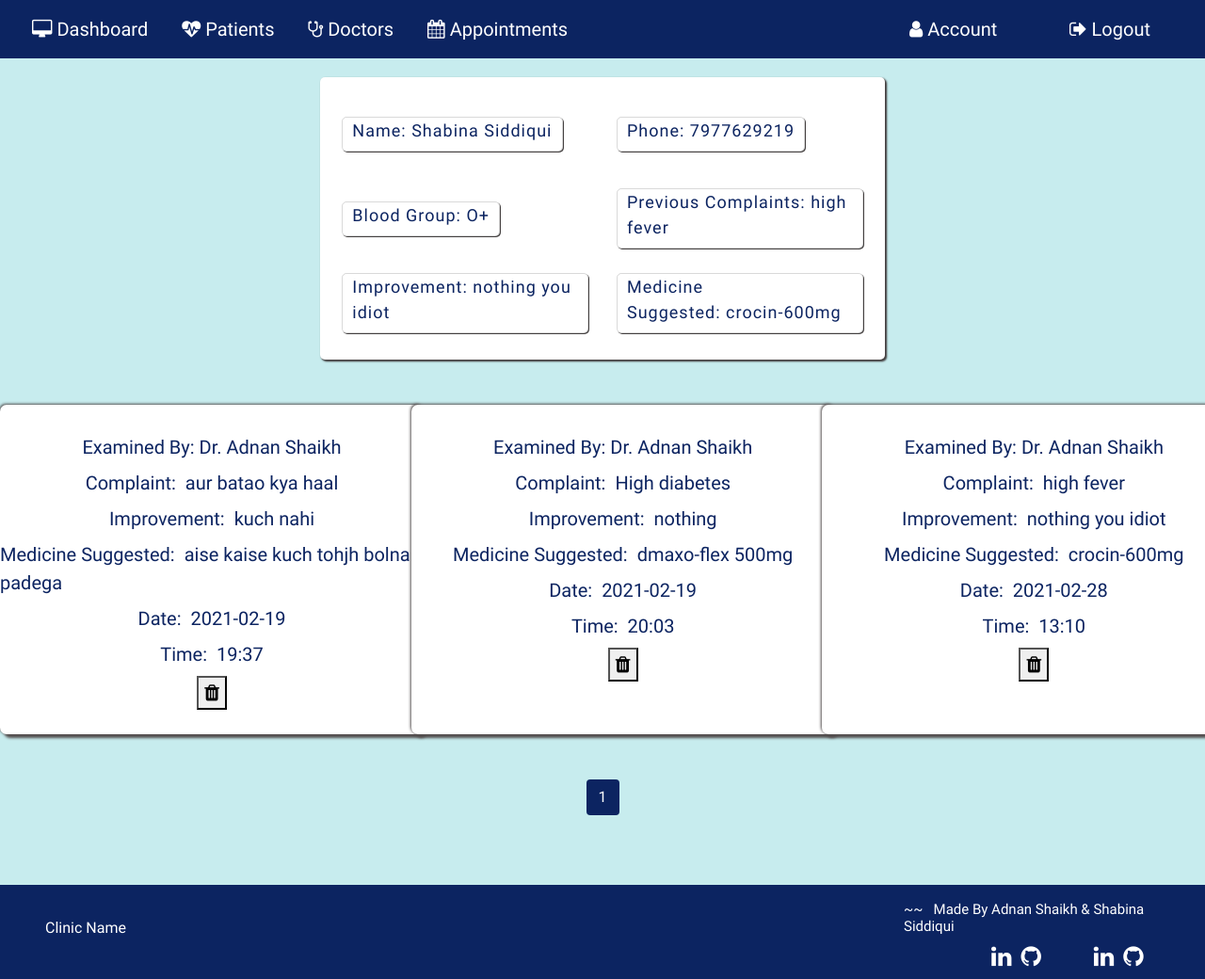
/viewapp/1 (signed in), run on an earlier commit of the app's database.
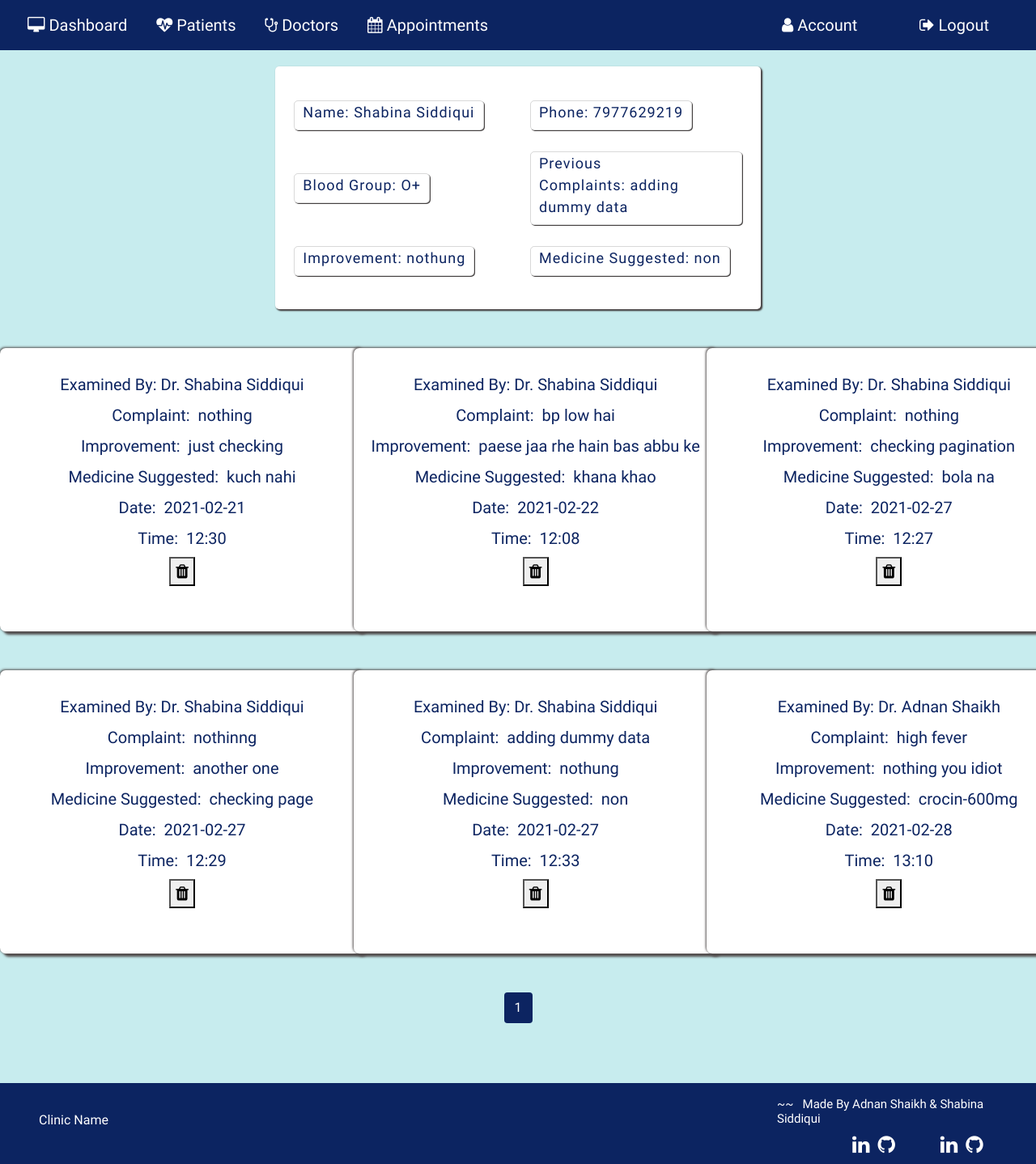
And on a later commit of the database.
### application/routes.py (models this page shows, shortened)
class Patient(db.Model):
  __tablename__ = 'Patient'
  id = db.Column(db.Integer, primary_key=True)
  pname = db.Column(db.String(20))
  age= db.Column(db.String(20))
  phone=db.Column(db.String(20))
  gender=db.Column(db.String(10))
  bgroup=db.Column(db.String(5))
  state=db.Column(db.String(15))
  address=db.Column(db.String(100))
  mstatus=db.Column(db.String(10))
  complaint=db.Column(db.String(5000))
  improvement=db.Column(db.String(5000))
  medicine_suggested=db.Column(db.String(5000))
  pat_image = db.Column(db.String(20), nullable=False, default='default.jpg')

class Appointments(db.Model):
  __tablename__ = 'Appointments'
  id = db.Column(db.Integer, primary_key=True)
  pname=db.Column(db.String(100))
  examinedby = db.Column(db.String(100))
  complaint = db.Column(db.String(5000))
  medicine_suggested = db.Column(db.String(5000))
  improvements = db.Column(db.String(5000))
  date= db.Column(db.String(50))
  time= db.Column(db.String(50))

### application/routes.py (the view)
@app.route('/viewapp/<id>',methods=['POST','GET'])
def viewapp(id):
  if 'username' in session:
    pat=Patient.query.filter_by(id=id).first()
    pname=pat.pname
    page= request.args.get('page', 1, type=int)
    appointment= Appointments.query.filter_by(pname=pname).order_by(Appointments.date).paginate(page=page, per_page=15)
    if request.method=='GET':
      return render_template('viewapp.html',appointment=appointment, pat=pat)
    return render_template('viewapp.html',appointment=appointment, pat=pat, app=app)

### application/templates/viewapp.html (shortened to what this page needs)
{% extends 'layout.html' %}{% include 'includes/nav.html' %} {% block content%}
<section id="viewapp">
  <div class="outer-container">
    <div class="container-view">
      <form action="" method="GET">
        <div class="row row-view">
          <div class="col-5 col-view">
            <div class="inner-col">
              <label for="">Name:&nbsp;{{ pat.pname }}</label>
            </div>
          </div>
          <div class="col-5 col-view">
            <div class="inner-col">
              <label for="">Phone:&nbsp;{{pat.phone}}</label>
            </div>
          </div>
        </div>
        <div class="row row-view">
          <div class="col-5 col-view">
            <div class="inner-col">
              <label for="">Blood Group:&nbsp;{{ pat.bgroup }}</label>
            </div>
          </div>
          <div class="col-5 col-view">
            <div class="inner-col">
              <label for="">Previous Complaints:&nbsp;{{pat.complaint}}</label>
            </div>
          </div>
        </div>
        <div class="row row-view">
          <div class="col-5 col-view">
            <div class="inner-col">
              <label for="">Improvement:&nbsp;{{ pat.improvement }}</label>
            </div>
          </div>
          <div class="col-5 col-view">
            <div class="inner-col">
              <label for=""
                >Medicine Suggested:&nbsp;{{pat.medicine_suggested}}</label
              >
            </div>
          </div>
        </div>
      </form>
    </div>
    <div class="app-view">
      <div class="row">
        {% for i in appointment.items %}
        <div class="mt-5 col-4">
          <div class="form-style app-card">
            <div>
              <label for="">Examined By:&nbsp;{{ i.examinedby }}</label>
            </div>
            <div>
              <label for="">Complaint: &nbsp;{{ i.complaint }}</label>
            </div>
            <div>
              <label for="">Improvement: &nbsp;{{ i.improvements }}</label>
            </div>
            <div>
              <label for=""
                >Medicine Suggested: &nbsp;{{ i.medicine_suggested }}</label
              >
            </div>
            <div>
              <label for="">Date: &nbsp;{{ i.date }}</label>
            </div>
            <div>
              <label for="">Time: &nbsp;{{ i.time }}</label>
            </div>
            <div>
              <button
                type="button"
                class="dbutton"
                onclick="window.location='/deleteapp/{{ i.id }}'"
              >
                <i class="fa fa-trash" aria-hidden="true"></i>
              </button>
            </div>
          </div>
        </div>
        {% endfor %}
      </div>
    </div>
    <div>
      {% for page_num in appointment.iter_pages(left_edge=1, right_edge=1,
      left_current=1, right_current=2) %} {% if page_num %} {% if
      appointment.page == page_num %}
      <a
        class="btn pagenum_current mb-4 mt-5"
        href="{{ url_for('viewapp',id=pat.id, page=page_num) }}"
        >{{ page_num }}</a
      >
      {% else %}
      <a
        class="btn pagenum mb-4 mt-5"
        href="{{ url_for('viewapp',id=pat.id, page=page_num) }}"
        >{{ page_num }}</a
      >
      {% endif %} {% else %} ... {% endif %} {% endfor %}
    </div>
  </div>
</section>
{% include "includes/footer.html" %} {% endblock content%}

### application/templates/layout.html (shortened to what this page needs)
<!DOCTYPE html>
<html lang="en">
  <head>
    <link
      rel="stylesheet"
      href="https://maxcdn.bootstrapcdn.com/bootstrap/4.0.0/css/bootstrap.min.css"
    />
    <link
      rel="stylesheet"
      href="https://cdnjs.cloudflare.com/ajax/libs/font-awesome/4.7.0/css/font-awesome.min.css"
    />
    <link
      rel="stylesheet"
      href="//code.jquery.com/ui/1.12.1/themes/base/jquery-ui.css"
    />
    <link
      rel="stylesheet"
      type="text/css"
      href="{{ url_for('static', filename = 'main.css') }}"
    />
    <link
      rel="stylesheet"
      type="text/css"
      href="{{ url_for('static', filename = 'nav.css') }}"
    />
    <link
      rel="stylesheet"
      type="text/css"
      href="{{ url_for('static', filename = 'newpatient.css') }}"
    />
    <link
      rel="stylesheet"
      type="text/css"
      href="{{ url_for('static', filename = 'patrcd.css') }}"
    />
    <link
      rel="stylesheet"
      type="text/css"
      href="{{ url_for('static', filename = 'account.css')}}"
    />
    <link
      rel="stylesheet"
      href="{{ url_for('static', filename = 'viewapp.css')}}"
    />
    <link
      rel="stylesheet"
      href="{{ url_for('static', filename = 'appointment.css')}}"
    />
    <link
      rel="stylesheet"
      href="{{ url_for('static', filename = 'adddoctor.css')}}"
    />
    <link
      rel="stylesheet"
      href="{{ url_for('static', filename = 'commonstyle.css')}}"
    />
    <link
      rel="stylesheet"
      href="{{ url_for('static', filename = 'alldoc.css')}}"
    />
    <link
      rel="stylesheet"
      href="{{ url_for('static', filename = 'allapp.css')}}"
    />
    <link
      rel="stylesheet"
      href="{{ url_for('static', filename = 'popup.css')}}"
    />
    <link
      rel="stylesheet"
      href="{{ url_for('static', filename = 'footer.css')}}"
    />
    <link
      rel="stylesheet"
      href="{{ url_for('static', filename = 'home.css')}}"
    />
  </head>
  <body>
    {% block nav %} {% endblock nav %}  {% block content %} {% endblock content %} {% block
    footer %} {% endblock footer %}
  </body>
</html>

### application/templates/includes/nav.html (shortened to what this page needs)
{% extends 'layout.html' %} {% block nav %}
<div class="row-nav">
  <div class="nav-left">
    <nav class="navbar navbar-expand">
      <ul class="navbar-nav" navbar>
        <li class="nav-item">
          <a href="{{ url_for('home') }}" class="nav-link"
            ><i class="fa fa-desktop" aria-hidden="true">&nbsp;</i>Dashboard</a
          >
        </li>
        <li class="nav-item dropdown">
          <a href="" class="nav-link dropbtn"
            ><i class="fa fa-heartbeat" aria-hidden="true">&nbsp;</i>Patients</a
          >
        </li>
        <li class="nav-item dropdown">
          <a href="" class="nav-link dropbtn"
            ><i class="fa fa-stethoscope" aria-hidden="true">&nbsp;</i
            >Doctors</a
          >
        </li>
        <li class="nav-item dropdown">
          <a href="" class="nav-link dropbtn"
            ><i class="fa fa-calendar" aria-hidden="true">&nbsp;</i
            >Appointments</a
          >
        </li>
      </ul>
    </nav>
  </div>
  <div class="nav-right">
    <div class="acc acc-account">
      <a href="{{ url_for('editaccount', id=1) }}" class="nav-link"
        ><i class="fa fa-user" aria-hidden="true">&nbsp;</i>Account</a
      >
    </div>
    <div class="acc acc-logout" id="logout-btn">
      <a href="#" class="nav-link openModal"
        ><i class="fa fa-sign-out" aria-hidden="true">&nbsp;</i>Logout</a
      >
    </div>
  </div>
</div>
{% endblock nav %}

### application/templates/includes/footer.html
{% extends 'layout.html' %}{% block footer %}
<section id="footer">
  <div class="inner-footer">
    <div class="ml-5 mt-2 clinic-name">
      <p>Clinic Name</p>
    </div>
    <div class="madeby">
      <h5 class="mr-5 mt-2">
        ~~ &nbsp; Made By Adnan Shaikh & Shabina Siddiqui
      </h5>
      <div class="social">
        <div class="adnan">
          <a
            href="https://www.linkedin.com/in/adnan-shaikh-0909/"
            target="”_blank”"
          >
            <i class="fa fa-linkedin linkedin" aria-hidden="true"></i>
          </a>
          <a href="https://github.com/adnanshaikh2000" target="”_blank”">
            <i class="fa fa-github github" aria-hidden="true"></i>
          </a>
        </div>
        <div class="shabina">
          <a
            href="https://www.linkedin.com/in/shabina-siddiqui/"
            target="”_blank”"
          >
            <i class="fa fa-linkedin linkedin" aria-hidden="true"></i>
          </a>
          <a href="https://github.com/shabinasiddiqui" target="”_blank”">
            <i class="fa fa-github github" aria-hidden="true"></i>
          </a>
        </div>
      </div>
    </div>
  </div>
</section>
{% endblock footer %}

### application/static/nav.css (style rules this page uses)
.nav-link { color: white; margin: 0 10px; font-size: 20px; border-radius: 7px; font-family: "Audiowide", cursive; }
.row-nav { display: flex; flex-direction: row; justify-content: space-between; background: #0c2461; width: 100%; height: 9%; position: static; }
.dropdown { position: relative; display: inline-block; font-family: "Audiowide", cursive; }
.nav-right { display: flex; align-items: center; }
.acc { width: 170px; align-items: flex-end; }

### application/static/patrcd.css (style rules this page uses)
body { counter-reset: Serial; }

### application/static/viewapp.css (style rules this page uses)
#viewapp { display: flex; flex-direction: row; justify-content: center; }
.outer-container { height: 100vh; }
.container-view { margin-top: 20px; height: 300px; width: 600px; display: flex; flex-direction: column; align-items: center; justify-content: center; background: white; border-radius: 5px; box-shadow: 2px 2px 2px rgb(68, 64, 64), 1px 1px 2px rgb(68, 64, 64); }
.row-view { height: 90px; width: 700px; display: flex; flex-direction: row; justify-content: center; }
.col-5 { display: flex; align-items: center; font-size: 18px; letter-spacing: 1px; color: #0c2461; }
.inner-col { padding: 0 10px; box-shadow: 1px 1px rgb(68, 64, 64); border-radius: 5px; border: 1px solid rgba(68, 64, 64, 0.2); }

### application/static/appointment.css (style rules this page uses)
.outer-container { height: 100%; display: flex; flex-direction: column; justify-content: space-around; align-items: center; }
.app-view { display: flex; flex-direction: row; }
.app-card { height: 350px; width: 450px; }

### application/static/commonstyle.css (style rules this page uses)
a { text-decoration: none; }
ul { list-style: none; }
label { color: #0c2461; }
body { background: #c7ecee; width: 100vw; background-size: cover; background-position: center; font-family: "Dosis", sans-serif; }
.form-style { font-size: 20px; color: #0c2461; display: flex; flex-direction: column; align-items: center; background: white; border-radius: 7px; box-shadow: 4px 4px 3px rgb(83, 78, 78), -1px -1px 3px rgb(83, 78, 78); }
.pagenum_current { background: #0c2461; color: white; }

### application/static/footer.css (style rules this page uses)
#footer { z-index: -1; position: relative; bottom: 0px; height: 150px; display: flex; align-items: flex-end; color: white; }
.inner-footer { background: #0c2461; height: 100px; width: 100vw; display: flex; flex-direction: row; align-items: center; justify-content: space-between; }
.madeby { width: 320px; display: flex; flex-direction: column; }
.madeby h5 { font-size: 15px; }
.social { display: flex; flex-direction: row; }
.social div i { font-size: 25px; }
.adnan { position: relative; left: 90px; }
.shabina { position: relative; left: 140px; }
.linkedin { margin: 3px; border-radius: 5px; color: white; }
.github { margin: 3px; border-radius: 5px; color: white; }

What changed in the data, as far as the page shows it:
removed Appointments: examinedby "Dr. Adnan Shaikh", complaint "aur batao kya haal", improvements "kuch nahi", medicine_suggested "aise kaise kuch tohjh bolna padega", date "2021-02-19", time "19:37"
removed Appointments: examinedby "Dr. Adnan Shaikh", complaint "High diabetes", improvements "nothing", medicine_suggested "dmaxo-flex 500mg", date "2021-02-19", time "20:03"
changed Patient "Shabina Siddiqui": complaint "high fever" → "adding dummy data"; improvement "nothing you idiot" → "nothung"; medicine_suggested "crocin-600mg" → "non"
added Appointments: examinedby "Dr. Shabina Siddiqui", complaint "nothing", improvements "just checking", medicine_suggested "kuch nahi", date "2021-02-21", time "12:30"
added Appointments: examinedby "Dr. Shabina Siddiqui", complaint "bp low hai", improvements "paese jaa rhe hain bas abbu ke", medicine_suggested "khana khao", date "2021-02-22", time "12:08"
added Appointments: examinedby "Dr. Shabina Siddiqui", complaint "nothing", improvements "checking pagination", medicine_suggested "bola na", date "2021-02-27", time "12:27"
added Appointments: examinedby "Dr. Shabina Siddiqui", complaint "nothinng", improvements "another one", medicine_suggested "checking page", date "2021-02-27", time "12:29"
added Appointments: examinedby "Dr. Shabina Siddiqui", complaint "adding dummy data", improvements "nothung", medicine_suggested "non", date "2021-02-27", time "12:33"
